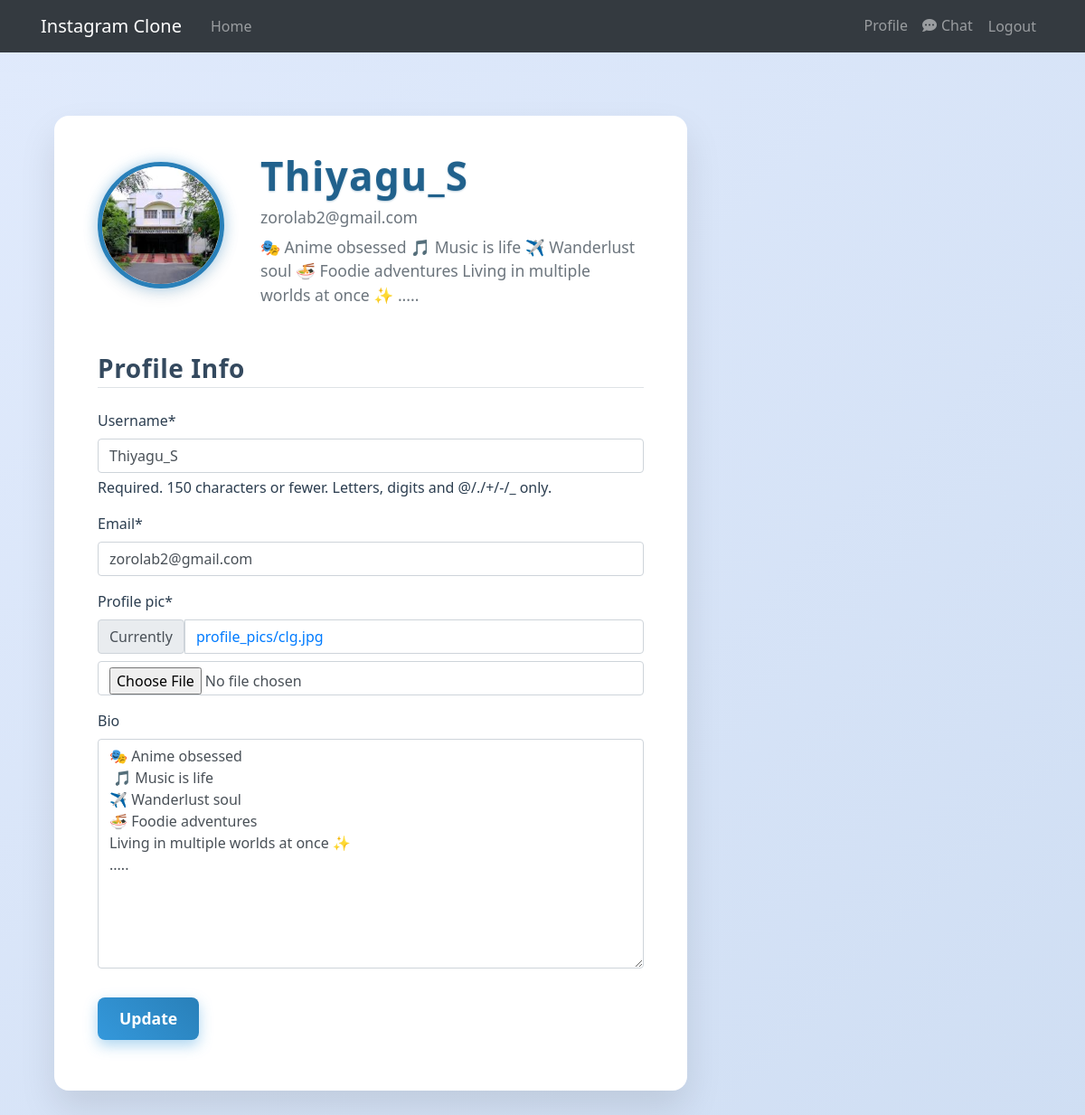
/profile/ (signed in), run on the app's committed database.
### users/models.py (models this page shows, shortened)
class User(AbstractUser):
    profile_pic = models.ImageField(default='default.jpg', upload_to='profile_pics')
    bio = models.TextField(max_length=500, blank=True)

### users/views.py (the view)
# urls.py: path('profile/', profile, name='profile'),
@login_required
def profile(request):
    if request.method == 'POST':
        u_form = UserUpdateForm(request.POST, request.FILES, instance=request.user)
        if u_form.is_valid():
            u_form.save()
            messages.success(request, f'Your account has been updated!')
            return redirect('profile')
    else:
        u_form = UserUpdateForm(instance=request.user)
    context = {
        'u_form': u_form,
    }
    return render(request, 'users/profile.html', context)

### users/forms.py
class UserUpdateForm(forms.ModelForm):
    email = forms.EmailField()
    class Meta:
        model = User
        fields = ['username', 'email', 'profile_pic', 'bio']

### users/templates/users/profile.html (shortened to what this page needs)
{% extends "posts/base.html" %}
{% load crispy_forms_tags %}
{% block content %}
<div class="content-section">
    <div class="media">
        <img class="rounded-circle account-img" src="{{ user.profile_pic.url }}" alt="{{ user.username }} profile picture">
        <div class="media-body">
            <h2 class="account-heading">{{ user.username }}</h2>
            <p class="text-secondary">{{ user.email }}</p>
            <p class="text-secondary">{{ user.bio }}</p>
        </div>
    </div>
    <form method="POST" enctype="multipart/form-data" novalidate>
        <fieldset class="form-group">
            <legend class="border-bottom mb-4">Profile Info</legend>
            {{ u_form|crispy }}
        </fieldset>
        <div class="form-group">
            <button class="btn btn-outline-info" type="submit">Update</button>
        </div>
    </form>
</div>
{% endblock content %}

### posts/templates/posts/base.html (style rules this page uses)
.account-img { height: 125px; width: 125px; margin-right: 20px; margin-bottom: 16px; }

### users/templates/users/profile.html (style rules this page uses)
body, html { background: linear-gradient(135deg, #e0eafc 0%, #cfdef3 100%); font-family: 'Poppins', 'Segoe UI', Tahoma, Geneva, Verdana, sans-serif; color: #2c3e50; min-height: 100vh; }
.content-section { background: #fff; max-width: 700px; margin: 3rem auto 4rem; padding: 2.5rem 3rem; border-radius: 1rem; box-shadow: 0 20px 40px rgba(0,0,0,0.1); transition: box-shadow 0.3s ease; }
.media { display: flex; align-items: center; margin-bottom: 2.5rem; }
.account-img { width: 140px; height: 140px; object-fit: cover; border-radius: 50%; margin-right: 2.5rem; box-shadow: 0 0 15px rgba(52, 152, 219, 0.4), 0 6px 20px rgba(0, 0, 0, 0.08); border: 5px solid #2980b9; transition: transform 0.3s ease; }
.media-body { flex: 1; }
.account-heading { font-size: 2.75rem; font-weight: 800; color: #21618c; margin-bottom: 0.25rem; letter-spacing: 0.03em; text-shadow: 0 1px 2px rgba(33, 97, 140, 0.3); }
.text-secondary { font-size: 1.1rem; color: #6c7a89; margin: 0.4rem 0; line-height: 1.5; }
fieldset legend { font-size: 1.75rem; font-weight: 700; color: #34495e; margin-bottom: 1.75rem; letter-spacing: 0.02em; }
.btn-outline-info { background: linear-gradient(45deg, #3498db, #2980b9); color: white; border: none; padding: 0.65rem 1.5rem; font-weight: 700; font-size: 1.1rem; border-radius: 0.5rem; box-shadow: 0 6px 15px rgba(52, 152, 219, 0.4); transition: background 0.4s ease, box-shadow 0.4s ease; }

### data on the page
User: profile_pic (picture), username "Thiyagu_S", email "zorolab2@gmail.com", bio "🎭 Anime obsessed 🎵 Music is life ✈️ Wanderlust soul 🍜 Foodie adventures Living in multiple worlds at once ✨ ....."
